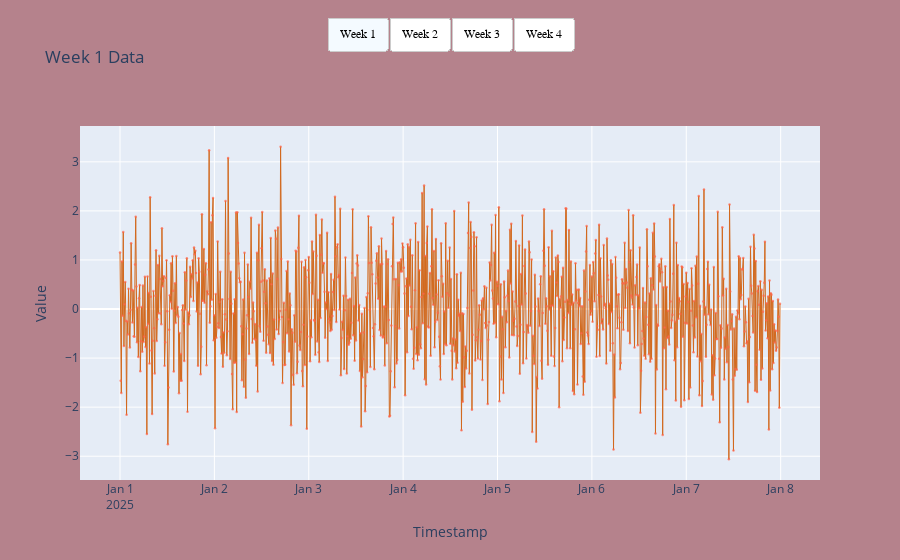

Notebook source saved alongside this figure:
### Code cell
minutes = 10
total_days = 28
intervals_per_day = int(24 * 60 / minutes)
total_points = total_days * intervals_per_day

timestamps = pd.date_range(start='2025-01-01', periods=total_points, freq=f'{minutes}min')
values = np.random.normal(loc=0, scale=1, size=total_points)

df = pd.DataFrame({'timestamp': timestamps, 'value': values})
df['week'] = (df['timestamp'] - df['timestamp'].min()).dt.days // 7 + 1

fig = go.Figure()

for week in range(1, 5):
    df_week = df[df['week'] == week]
    fig.add_trace(go.Scatter(
        x=df_week['timestamp'],
        y=df_week['value'],
        mode='lines+markers',
        name=f"Week {week}",
        visible=(week == 1),
        line=dict(width=1, color='chocolate'), 
        marker=dict(size=2.5, color='tomato', opacity=0.7) 
    ))

buttons = []
for week in range(1, 5):
    visibility = [i == (week - 1) for i in range(4)]
    buttons.append(dict(label=f"Week {week}",
                        method="update",
                        args=[{"visible": visibility},
                              {"title": f"Week {week} Data"}]))


fig.update_layout(
    title="Week 1 Data",
    updatemenus=[dict(
        type="buttons",
        direction="right",
        showactive=True,
        x=0.5,
        y=1.2,
        xanchor="center",
        yanchor="bottom",
        bgcolor="white",
        bordercolor="#cccccc",
        borderwidth=1,
        font=dict(color="black", size=12, family="Arial"),
        pad=dict(t=5, b=5, l=15, r=15),
        buttons=buttons
    )],
    xaxis_title="Timestamp",
    yaxis_title="Value",
    paper_bgcolor='#B5828C' 
)



fig.show()
fig.write_html("tmp1.html", include_plotlyjs=False, full_html=False)

### Figure 1 — Plotly figure (JSON) as saved in the notebook; plotly's stock layout.template omitted (floating-point values rounded to 4 significant figures; data arrays with more than 128 entries replaced by an {"elided": "..."} marker saying what was removed)
{"data": [{"line": {"color": "chocolate", "width": 1}, "marker": {"color": "tomato", "opacity": 0.7, "size": 2.5}, "mode": "lines+markers", "name": "Week 1", "type": "scatter", "visible": true, "x": {"elided": "1008 str values"}, "y": {"elided": "1008 float values"}}, {"line": {"color": "chocolate", "width": 1}, "marker": {"color": "tomato", "opacity": 0.7, "size": 2.5}, "mode": "lines+markers", "name": "Week 2", "type": "scatter", "visible": false, "x": {"elided": "1008 str values"}, "y": {"elided": "1008 float values"}}, {"line": {"color": "chocolate", "width": 1}, "marker": {"color": "tomato", "opacity": 0.7, "size": 2.5}, "mode": "lines+markers", "name": "Week 3", "type": "scatter", "visible": false, "x": {"elided": "1008 str values"}, "y": {"elided": "1008 float values"}}, {"line": {"color": "chocolate", "width": 1}, "marker": {"color": "tomato", "opacity": 0.7, "size": 2.5}, "mode": "lines+markers", "name": "Week 4", "type": "scatter", "visible": false, "x": {"elided": "1008 str values"}, "y": {"elided": "1008 float values"}}], "layout": {"paper_bgcolor": "#B5828C", "title": {"text": "Week 1 Data"}, "updatemenus": [{"bgcolor": "white", "bordercolor": "#cccccc", "borderwidth": 1, "buttons": [{"args": [{"visible": [true, false, false, false]}, {"title": "Week 1 Data"}], "label": "Week 1", "method": "update"}, {"args": [{"visible": [false, true, false, false]}, {"title": "Week 2 Data"}], "label": "Week 2", "method": "update"}, {"args": [{"visible": [false, false, true, false]}, {"title": "Week 3 Data"}], "label": "Week 3", "method": "update"}, {"args": [{"visible": [false, false, false, true]}, {"title": "Week 4 Data"}], "label": "Week 4", "method": "update"}], "direction": "right", "font": {"color": "black", "family": "Arial", "size": 12}, "pad": {"b": 5, "l": 15, "r": 15, "t": 5}, "showactive": true, "type": "buttons", "x": 0.5, "xanchor": "center", "y": 1.2, "yanchor": "bottom"}], "xaxis": {"title": {"text": "Timestamp"}}, "yaxis": {"title": {"text": "Value"}}}}
